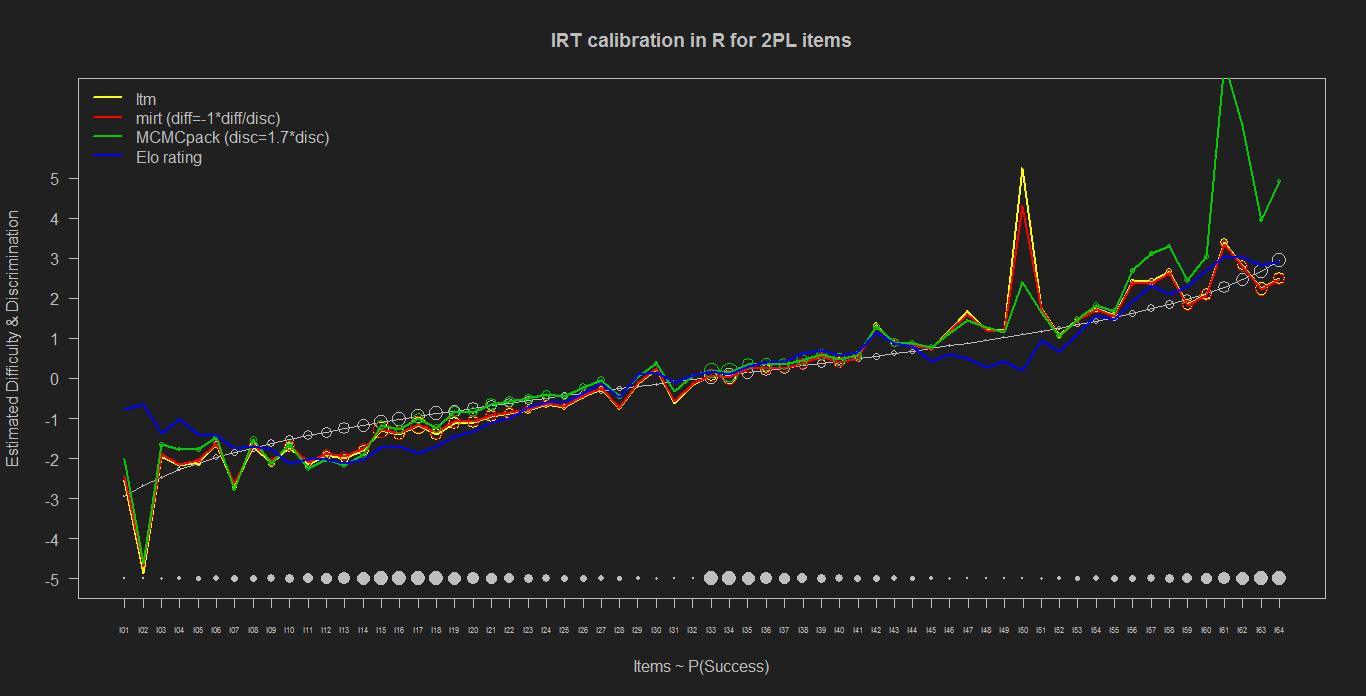

Write the R code that produced this figure.
#
# study to compare various IRT estimation methods
#
# for simulated data different R packages are used
# note that this paradigm allows for comparing various designs
# for example, different types of imbalanced data and sample sizes

# of interest are
library(ltm)
library(mirt)
library(MCMCpackd)
library(rstan)
library(reshape)

# ------------- #
# simulate data	#
# ------------- #
# see simIRT.r

# PROFICIENCY (subject abilities)
# set number of subjects and from uniform equidistant intervals generate z-scores to represent standard normal distribution
nrSubjects <- 256
S <- round(qnorm(seq(.01,(1-.01),length.out=nrSubjects),0,1),3)
names(S) <- paste0('s',sprintf(eval(paste0("%0",nchar(nrSubjects),"d")),1:length(S)))

# DIFFICULTY & DISCRIMINATION (item properties)
# set number of items and from uniform equidistant intervals generate scores to represent uniform distribution
nrItems <- 64									# must be dividable by 4 and not equal to 10, 100, 1000, ... for discrimination
# difficulties
I <- round(qlogis(seq(.05,.95,length.out=nrItems)),3)
names(I) <- paste0('i',sprintf(eval(paste0("%0",nchar(nrItems),"d")),1:length(I)))
# discrimination
D <- c(seq(.2,2,length.out=nrItems/4),seq(2,.2,length.out=nrItems/4),seq(2,.2,length.out=nrItems/4),seq(.2,2,length.out=nrItems/4))
names(D) <- names(I)

# SUCCESS PROBABILITIES
# assume that each subject responds to each item
# assume a success probability that is inversely related to the logit of S-I
# reset the discrimination D as rep(1,length(D)) to go from 2PL to 1PL
P2 <- round(plogis(sweep(outer(S,I,'-'),MARGIN=2,D,`*`)),3)
P1 <- round(plogis(sweep(outer(S,I,'-'),MARGIN=2,rep(1,length(D)),`*`)),3)
set.seed(312)
O1 <- matrix(unlist(Map(rbinom,prob=P1,size=1,n=1)),ncol=length(I))
O2 <- matrix(unlist(Map(rbinom,prob=P2,size=1,n=1)),ncol=length(I))
# alternative way to generate the 1 and 0's from a binomial
# O2 <- matrix(mapply(function(r,c) rbinom(1,1,P2[r,c]), row(P2), col(P2) ),nrow=nrow(P2),ncol=ncol(P2))
# O1 <- matrix(mapply(function(r,c) rbinom(1,1,P1[r,c]), row(P1), col(P1) ),nrow=nrow(P1),ncol=ncol(P1))
dimnames(P1) <- dimnames(P2) <- dimnames(O1) <- dimnames(O2) <- list(names(S),names(I))

# ------------- #
# IRT analyses	#
# ------------- #

sDta <- O2
lDta <- melt(sDta)
names(lDta) <- c("user","item","score")
lDta <- lDta[!is.na(lDta$score),]

# LTM and mirt
rltm <- ltm(sDta~z1)
cltm <- coef(rltm)
rmrt <- mirt(sDta,1,itemtype="2PL")
cmrt <- do.call(rbind,coef(rmrt)[1:length(I)])[,2:1]
dimnames(cmrt)[[1]] <- dimnames(cltm)[[1]]
cmrt[,1] <- -1*cmrt[,1]/cmrt[,2]
rmci <- MCMCirtKd(sDta,1,burnin=1000,mcmc=5000,thin=5,store.item=T,store.ability=T,verbose=2500)

# MCMCpack
cmci <- cmrt
cmci[,1] <- apply(rmci[,substring(dimnames(rmci)[[2]],1,2)=="al"],2,mean)/apply(rmci[,substring(dimnames(rmci)[[2]],1,2)=="be"],2,mean)
cmci[,2] <- 1.7*apply(rmci[,substring(dimnames(rmci)[[2]],1,2)=="be"],2,mean)
# note that difficulty in mcmc is centered! (so diff mcmc = diff mirt - mean diff mirt)

# ELO
runElo <- function(response,ability,difficulty,step){
 change <- step*(response-plogis(ability-difficulty))
 return(list(ability=ability+change,difficulty=difficulty-change,change=change))
}
n <- length(unique(lDta$user)); k <- length(unique(lDta$item))
n2 <- lDta[sample(1:nrow(lDta)),]

n2s <- vector("numeric",length=n); names(n2s) <- unique(lDta$user)
tmp <- aggregate(list(score=lDta$score),list(user=lDta$user),mean)
n2s[] <- qlogis(tmp[order(match(tmp[,1],names(n2s))),"score"])

n2i <- vector("numeric",length=k); names(n2i) <- unique(lDta$item)
tmp <- aggregate(list(score=lDta$score),list(item=lDta$item),mean)
n2i[] <- qlogis(tmp[order(match(tmp[,1],names(n2i))),"score"])

for(it in 1:nrow(n2)){
	obs <- runElo(n2[it,'score'], n2s[as.character(n2[it,'user'])], n2i[as.character(n2[it,'item'])], .5*(nrow(n2)-it+1)/(it^1.2+nrow(n2))+.01)
	n2s[as.character(n2[it,'user'])] <- obs$ability; n2i[as.character(n2[it,'item'])] <- obs$difficulty
}
celor <- cbind(diff=n2i)
aelor <- cbind(able=n2s)

# rstan
my2pl <- '
data {
  int<lower=1> J;                // number of students
  int<lower=1> K;                // number of questions
  int<lower=1> N;                // number of observations
  int<lower=1,upper=J> jj[N];    // student for observation n
  int<lower=1,upper=K> kk[N];    // question for observation n
  int<lower=0,upper=1> y[N];     // correctness of observation n
}
parameters {    
  real delta;                    // mean student ability
  real alpha[J];                 // ability for student j - mean ability
  real beta[K];                  // difficulty for question k
  real log_gamma[K];             // discriminativeness for question k
  real<lower=0> sigma_alpha;     // sd of student abilities  
  real<lower=0> sigma_beta;      // sd of question difficulties 
  real<lower=0> sigma_gamma;     // sd of log question discriminativeness
}
model {
  alpha ~ normal(0,sigma_alpha); 
  beta ~ normal(0,sigma_beta);   
  log_gamma ~ normal(0,sigma_gamma);
  delta ~ cauchy(0,5);
  sigma_alpha ~ cauchy(0,5);
  sigma_beta ~ cauchy(0,5);
  sigma_gamma ~ cauchy(0,5);
  for (n in 1:N)
    y[n] ~ bernoulli_logit( exp(log_gamma[kk[n]])
                            * (alpha[jj[n]] - beta[kk[n]] + delta) );
}
'
J <- length(unique(lDta$user))
K <- length(unique(lDta$item))
N <- nrow(lDta)

y <- lDta$score
jj <- as.numeric(substring(lDta$user,2,3))
kk <- as.numeric(substring(lDta$item,2,3))

dat = list(K=K,J=J,N=N,y=y,jj=jj,kk=kk)
fit0 <- stan(model_name="s1024i32pl2",model_code = my2pl, data=dat, iter = 10, verbose = FALSE) 
# rstn <- stan(fit = fit0, data = dat, iter = 8000, warmup=2000, chains = 4)

cstn <- cmrt
rstnx <- extract(rstn,permuted=T)
cstn[,1] <- colMeans(rstnx$beta)
cstn[,2] <- exp(colMeans(rstnx$log_gamma))

# plot
tmpPar <- par()

par(bg="#202020",col="grey",col.axis="grey",col.lab="grey",col.main="grey",col.sub="grey")

plot(seq(.05,.95,length.out=length(I)),cltm[,1],xlim=c(0.05,.95),type='n',xaxt='n',yaxt='n',ylim=c(-5,7),xlab="Items ~ P(Success)",ylab="Estimated Difficulty & Discrimination",main="IRT calibration in R for 2PL items")
lines(plogis(I),I,lwd=1.5)
points(plogis(I),I,cex=D)

# ltm
lines(seq(.05,.95,length.out=length(I)),cltm[,1],lwd=2,col=7)
points(seq(.05,.95,length.out=length(I)),cltm[,1],cex=cltm[,2],col=7)
# mirt
lines(seq(.05,.95,length.out=length(I)),cmrt[,1],col=2,lwd=2)
points(seq(.05,.95,length.out=length(I)),cmrt[,1],cex=cmrt[,2],col=2)
# MCMCpack
lines(seq(.05,.95,length.out=length(I)),cmci[,1],col=3,lwd=2)
points(seq(.05,.95,length.out=length(I)),cmci[,1],cex=cmci[,2],col=3)
# Elo
lines(seq(.05,.95,length.out=length(I)),celor,col=4,lwd=2)
# rstan
# lines(seq(.05,.95,length.out=length(I)),1.4*(cstn[,1]+mean(cltm[,1])),col=4,lwd=2)
# points(seq(.05,.95,length.out=length(I)),1.4*(cstn[,1]+mean(cltm[,1])),cex=cstn[,2],col=4)
# legend("topleft",c("ltm","mirt (diff=-1*diff/disc)","MCMCpack (disc=1.7*disc)","rstan (diff=1.4*(diff+.4))","elo"),lty=1,lwd=2,col=1:5,bty='n')
legend("topleft",c("ltm","mirt (diff=-1*diff/disc)","MCMCpack (disc=1.7*disc)","Elo rating"),lty=1,lwd=2,col=c(7,2:4),bty='n')
points(seq(.05,.95,length.out=length(I)),rep(-5,length(I)),pch=19,col=8,cex=D)
axis(1,names(I),at=plogis(I),cex.axis=.5,col="grey")
axis(2,at=seq(-5,5,1),cex.axis=1,las=1,col="grey")

par(tmpPar)

setwd("C:/Users/u0032822/Documents/code/GitHubRepos/simIRTinR")
savePlot("cmpIRTsim.png",type="png")
save.image("cmpIRTsim.RData")
